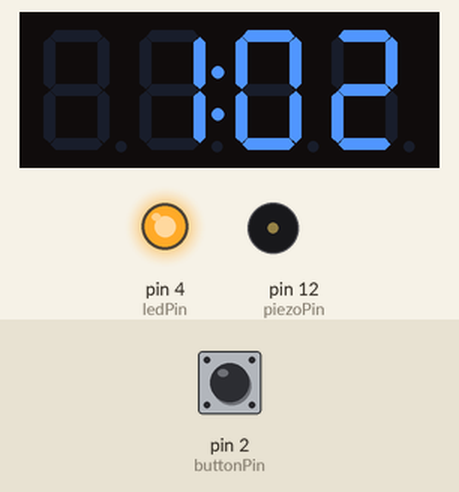
Simulated run of this sketch. Board: Arduino Uno, built with avr-gcc and run on an emulated ATmega328P. On the bench: 4-digit seven-segment display, output pins drawn as LEDs (lit = HIGH), buzzer (waves = sounding). Inputs (shaded band) come from the test bench; at power-on: pin 2 (buttonPin) LOW.

Above: at 2.2 s.
2.3 s: pin 2 (buttonPin) pulled HIGH for 1.2 s
At 3.8 s:
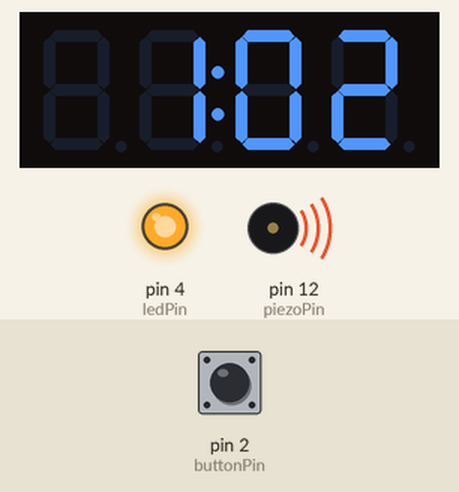
5.5 s: pin 2 (buttonPin) pulled HIGH for 1.2 s
At 7.4 s:
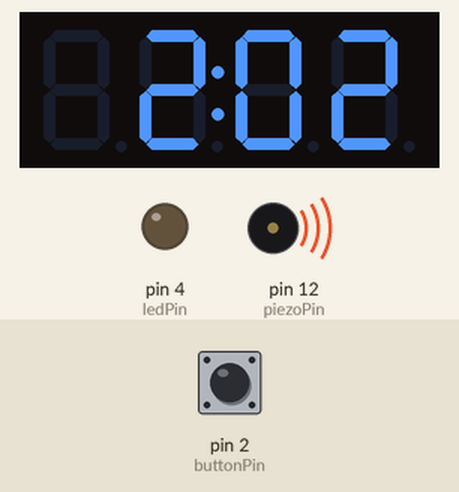
9.1 s: pin 2 (buttonPin) pulled HIGH for 3.2 s
At 12.4 s:
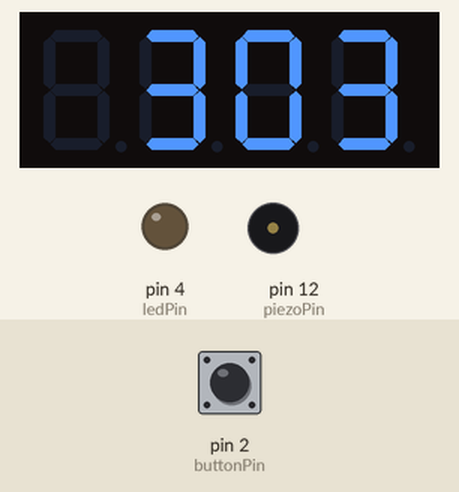
Timing chart, 0 to 15.1 s (numbered marks = the images above; inputs shaded):
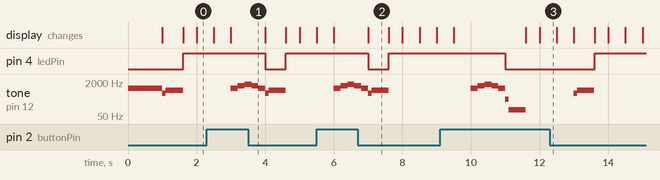

The sketch:

freezer.ino
```cpp
#include <GyverTM1637.h>
#include <TimerMs.h>

TimerMs tmr025(250, 1, 0);
TimerMs tmr05(500, 1, 0);
TimerMs tmr1(1000, 1, 0);
TimerMs tmr10(10000, 1, 1);

const int buttonPin = 2;  // the number of the pushbutton pin
const int ledPin = 4;    // the number of the LED pin
const int piezoPin = 12;
const int dispclkPin = 8;
const int dispdioPin = 9;

// variables will change:
int buttonState = 0;  // variable for reading the pushbutton status

int iOpenCounter = 0;
int iSecCounter = 0;
bool bIsWarning = false;
bool bIsOpened = false;

uint32_t Now, clocktimer;
bool flag = false;

GyverTM1637 disp(dispclkPin, dispdioPin);


void setup() {
  disp.clear();
  disp.brightness(7);  // яркость, 0 - 7 (минимум - максимум)
  // initialize the LED pin as an output:
  pinMode(ledPin, OUTPUT);
  // initialize the pushbutton pin as an input:
  dosignal(0);
}

void loop() {
  if (tmr05.tick()) {
    flag = !flag;
    disp.point(flag);   // выкл/выкл точки
  }
  if (tmr1.tick()) {
    buttonState = digitalRead(buttonPin);
    if (buttonState == HIGH) {
      // freezer closed:
      if (bIsOpened){
        dosignal(3);
        bIsWarning = false;
      }
      bIsOpened = false;
      digitalWrite(ledPin, LOW);
    }
    else {
      // freezer opened:
      if (!bIsOpened){
        iSecCounter = 0;
        dosignal(1);
        iOpenCounter++;
      }
      iSecCounter++;
      bIsOpened = true;
      showondisplay(iOpenCounter,iSecCounter);
      digitalWrite(ledPin, HIGH);
    }


  };

  if (tmr10.tick()) {
    bIsWarning = true;
    dosignal(2);
  }
}

void showondisplay(uint8_t left2dig,uint8_t right2dig){
  if (left2dig > 99) left2dig = 99;
  if (right2dig > 99) right2dig = 99;
  disp.clear();
  disp.displayClock(left2dig,right2dig);
}

void dosignal(byte sygnaltype){
  // 0 - START SIGNAL
  // 1 - OPEN SIGNAL
  // 2 - WARN SIGNAL
  // 3 - CLOSE SIGNAL
  switch (sygnaltype) {
    case 0:
      tone(piezoPin, 1000, 1000);
      delay(1000);
      noTone(piezoPin);
      break;
    case 1:
      tone(piezoPin, 600);
      delay(100);
      tone(piezoPin, 800);
      delay(500);
      noTone(piezoPin);
      break;
    case 2:
      tone(piezoPin, 300);
      delay(100);
      tone(piezoPin, 100);
      delay(500);
      noTone(piezoPin);
      break;
    case 3:
      tone(piezoPin, 1000, 200);
      delay(200);
      tone(piezoPin, 1300, 200);
      delay(200);
      tone(piezoPin, 1600, 200);
      delay(200);
      tone(piezoPin, 1300, 200);
      delay(200);
      tone(piezoPin, 1000, 200);
      delay(200);
      noTone(piezoPin);
      break;
    default:
      break;
  }
}

void twistClock() {
  byte hrs = 21, mins = 55;
  uint32_t tmr;
  Now = millis();
  while (millis () - Now < 10000) {   // каждые 10 секунд
    if (millis() - tmr > 1000) {       // каждые полсекунды
      tmr = millis();
      flag = !flag;
      disp.point(flag);   // выкл/выкл точки

      if (flag) {
        // ***** часы! ****
        mins ++;
        if (mins > 59) {
          mins = 0;
          hrs++;
          if (hrs > 24) hrs = 0;
        }
        // ***** часы! ****
        disp.displayClockTwist(hrs, mins, 35);    // выводим время
      }
    }
  }
  disp.point(0);   // выкл точки
}
```

Measured:
- after the input at 2.3 s, pin 4 (ledPin): HIGH → LOW after 1.7 s, → HIGH 0.60 s later; tone on pin 12 (piezoPin): plays 1000 Hz for 0.20 s, 1300 Hz for 0.20 s, 1600 Hz for 0.20 s, 1300 Hz for 0.20 s, 1000 Hz for 0.20 s, 600 Hz for 0.10 s … (7 notes in this stretch), starting after 0.70 s
- after the input at 5.5 s, pin 4 (ledPin): HIGH → LOW after 1.5 s, → HIGH 0.60 s later; tone on pin 12 (piezoPin): plays 1000 Hz for 0.20 s, 1300 Hz for 0.20 s, 1600 Hz for 0.20 s, 1300 Hz for 0.20 s, 1000 Hz for 0.20 s, 600 Hz for 0.10 s … (7 notes in this stretch), starting after 0.50 s
- after the input at 9.1 s, pin 4 (ledPin): HIGH → LOW after 1.9 s, → HIGH 2.6 s later
- what the display in image 2 shows lasts 0.6 s, from 7.0 s to 7.6 s
